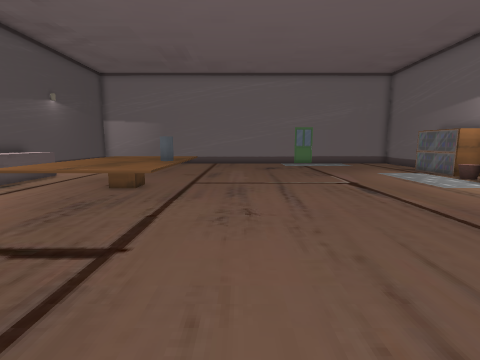
view 1 (above)

16 first-person views from a walk through a Godot game level. The camera is 1.5 m above the floor, tilts 8° down and sees 85° across. The floor is counted in squares, 0.9 m on a side. Each view is taken from the middle of a square. On the plan, view 1 faces up. The plan holds only what a view shows up to about 14 squares ahead; the rest is blank. Some surface patterns are stand-ins.

view 2
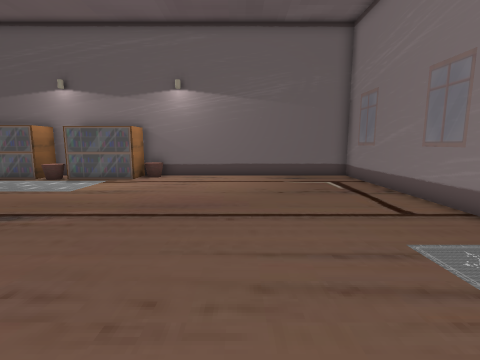

view 3
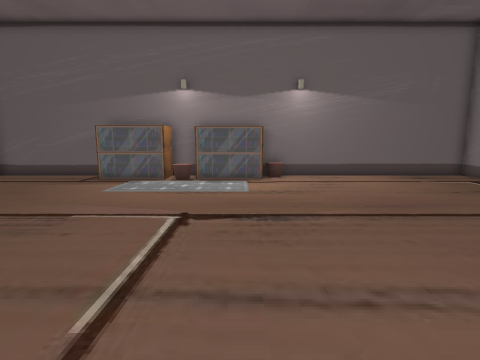

view 4
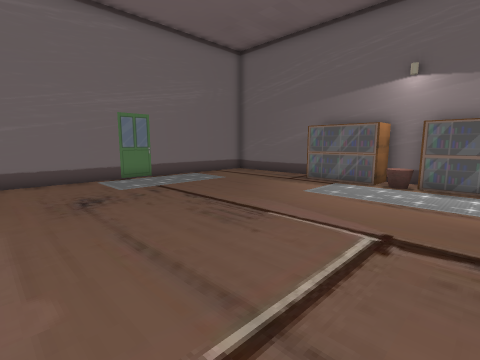

view 5
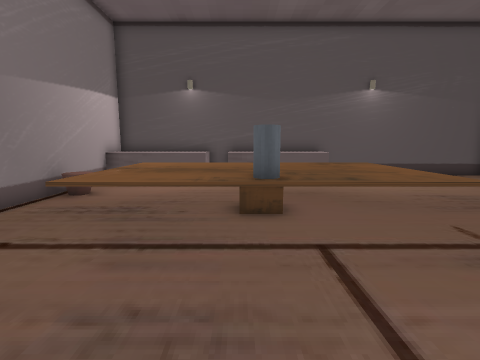

view 6
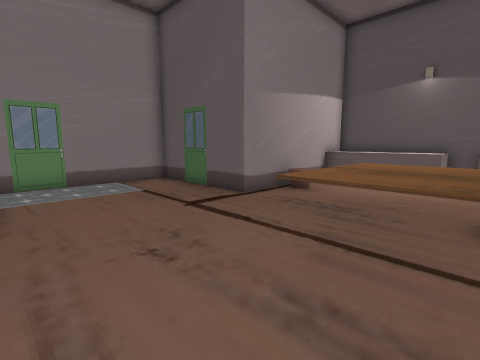

view 7
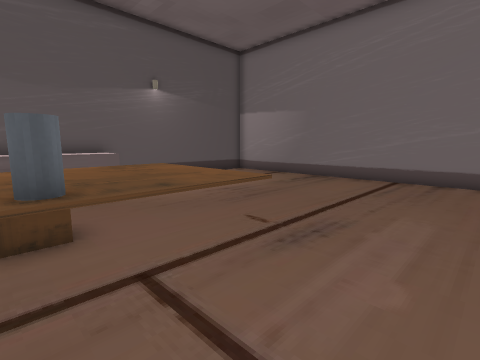

view 8
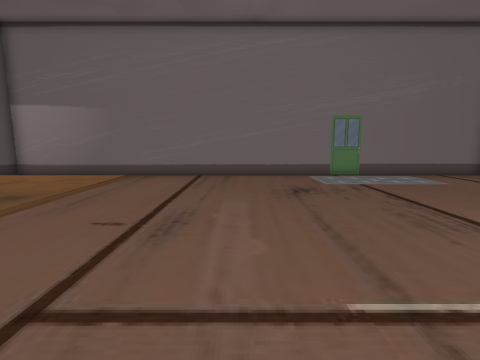

view 9
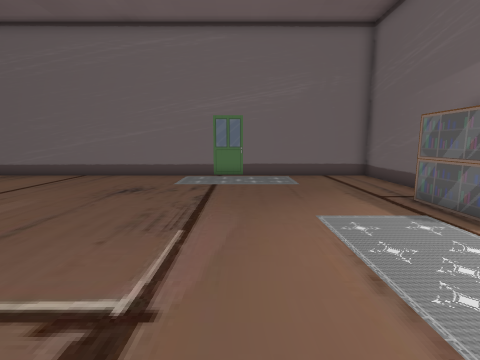

view 10
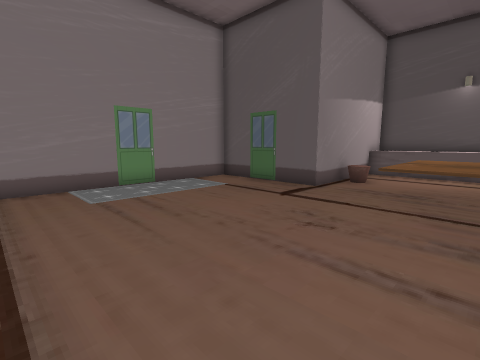

view 11
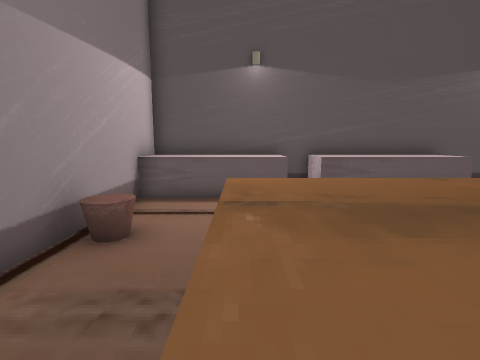

view 12
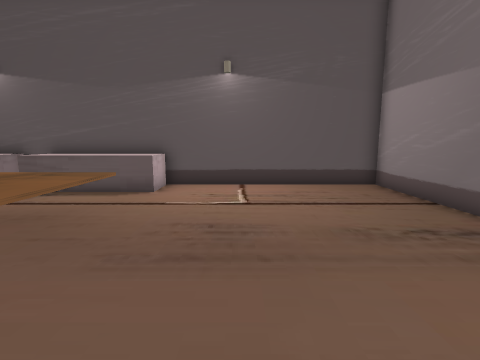

view 13
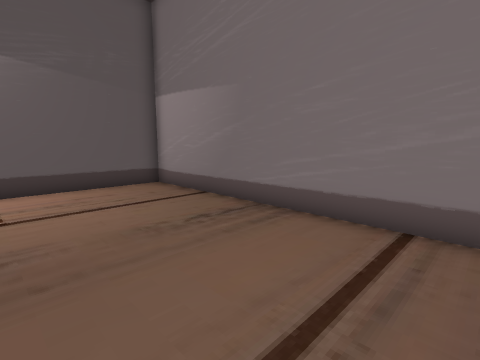

view 14
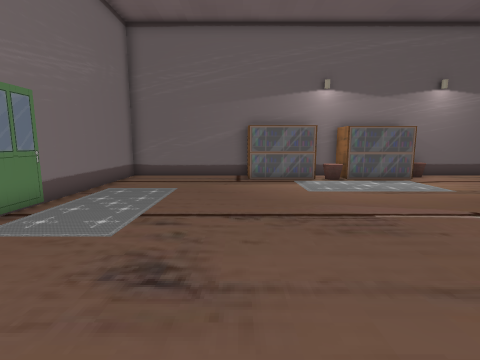

view 15
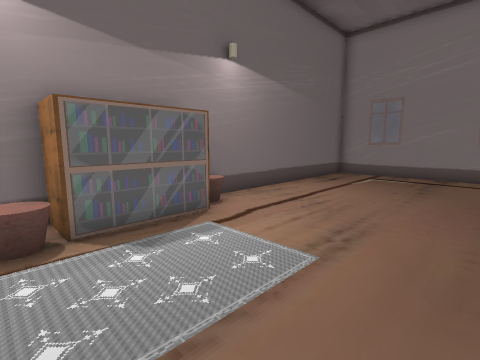

view 16
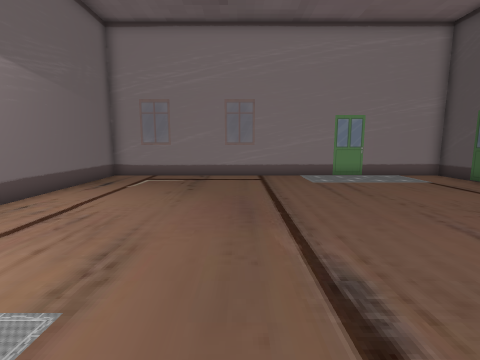

### Floor plan
Key: @ floor where view 1 was taken; # wall or solid block; . floor; D closed door; ^ raised ledge; B bookshelf; O other object.
Columns run from 12 left of view 1 to 13 right of it. Each row starts with its distance up from view 1.
 23 ##########################
 22 #................DD......#
 21 #........................#
 20 #........................#
 19 #........................#
 18 #........................#
 17 #........................#
 16 #......................BB
 15 #......................BB
 14 #OO..^^^^^.............BBB
 13 #OO..^^^^^.............^B#
 12 #OO..^^^^^.............BBB
 11 #OO..^^^^^.............BB
 10 #OO..^^^^^.............BB
  9 #   .^^^^^.............BBB
  8 #OO..^^^^^..............^#
  7 #OO..^^^^^...............#
  6 #OO......................#
  5 #OO..^^..................#
  4 #O######.................#
  3        #.................#
  2        #D................#
  1        #D................#
  0        #....@............#
 -1        #....DD...........#
 -2        ###################

Positions as (right, up) in squares from view 1, and headings:
1: (0, 0), facing up
2: (-1, 4), facing right
3: (-1, 10), facing right
4: (0, 10), facing up-right
5: (2, 10), facing left
6: (2, 10), facing down-left
7: (1, 10), facing up-left
8: (0, 9), facing up
9: (6, 9), facing up
10: (5, 9), facing down-left
11: (-2, 7), facing left
12: (-1, 17), facing left
13: (-1, 17), facing up-left
14: (-1, 17), facing right
15: (6, 13), facing down-right
16: (6, 12), facing down
